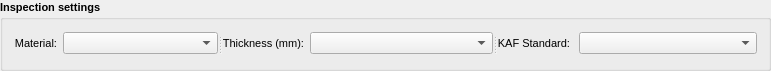
     <widget class="QGroupBox" name="groupBox_1">
      <property name="geometry">
       <rect>
        <x>810</x>
        <y>20</y>
        <width>771</width>
        <height>71</height>
       </rect>
      </property>
      <property name="font">
       <font>
        <pointsize>8</pointsize>
        <weight>75</weight>
        <bold>true</bold>
       </font>
      </property>
      <property name="title">
       <string>Inspection settings</string>
      </property>
      <layout class="QHBoxLayout" name="horizontalLayout_25">
       <item>
        <widget class="QSplitter" name="splitter_2">
         <property name="enabled">
          <bool>true</bool>
         </property>
         <property name="orientation">
          <enum>Qt::Horizontal</enum>
         </property>
         <widget class="QWidget" name="layoutWidget_3">
          <layout class="QHBoxLayout" name="horizontalLayout_10">
           <item>
            <widget class="QLabel" name="label_7">
             <property name="font">
              <font>
               <weight>50</weight>
               <bold>false</bold>
              </font>
             </property>
             <property name="layoutDirection">
              <enum>Qt::LeftToRight</enum>
             </property>
             <property name="text">
              <string>Material:</string>
             </property>
             <property name="alignment">
              <set>Qt::AlignRight|Qt::AlignTrailing|Qt::AlignVCenter</set>
             </property>
            </widget>
           </item>
           <item>
            <widget class="QComboBox" name="enumMaterials">
             <property name="sizePolicy">
              <sizepolicy hsizetype="Expanding" vsizetype="Fixed">
               <horstretch>0</horstretch>
               <verstretch>0</verstretch>
              </sizepolicy>
             </property>
             <property name="font">
              <font>
               <weight>50</weight>
               <bold>false</bold>
              </font>
             </property>
            </widget>
           </item>
          </layout>
         </widget>
         <widget class="QWidget" name="layoutWidget_4">
          <layout class="QHBoxLayout" name="horizontalLayout_11">
           <item>
            <widget class="QLabel" name="label_8">
             <property name="font">
              <font>
               <weight>50</weight>
               <bold>false</bold>
              </font>
             </property>
             <property name="layoutDirection">
              <enum>Qt::LeftToRight</enum>
             </property>
             <property name="text">
              <string>Thickness (mm):</string>
             </property>
             <property name="alignment">
              <set>Qt::AlignRight|Qt::AlignTrailing|Qt::AlignVCenter</set>
             </property>
            </widget>
           </item>
           <item>
            <widget class="QComboBox" name="enumThickness">
             <property name="sizePolicy">
              <sizepolicy hsizetype="Expanding" vsizetype="Fixed">
               <horstretch>0</horstretch>
               <verstretch>0</verstretch>
              </sizepolicy>
             </property>
             <property name="font">
              <font>
               <weight>50</weight>
               <bold>false</bold>
              </font>
             </property>
            </widget>
           </item>
          </layout>
         </widget>
         <widget class="QWidget" name="layoutWidget_5">
          <layout class="QHBoxLayout" name="horizontalLayout_14">
           <item>
            <widget class="QLabel" name="label_9">
             <property name="font">
              <font>
               <weight>50</weight>
               <bold>false</bold>
              </font>
             </property>
             <property name="layoutDirection">
              <enum>Qt::LeftToRight</enum>
             </property>
             <property name="text">
              <string>KAF Standard: </string>
             </property>
             <property name="alignment">
              <set>Qt::AlignRight|Qt::AlignTrailing|Qt::AlignVCenter</set>
             </property>
            </widget>
           </item>
           <item>
            <widget class="QComboBox" name="enumRef">
             <property name="sizePolicy">
              <sizepolicy hsizetype="Expanding" vsizetype="Fixed">
               <horstretch>0</horstretch>
               <verstretch>0</verstretch>
              </sizepolicy>
             </property>
             <property name="font">
              <font>
               <weight>50</weight>
               <bold>false</bold>
              </font>
             </property>
            </widget>
           </item>
          </layout>
         </widget>
        </widget>
       </item>
      </layout>
     </widget>
